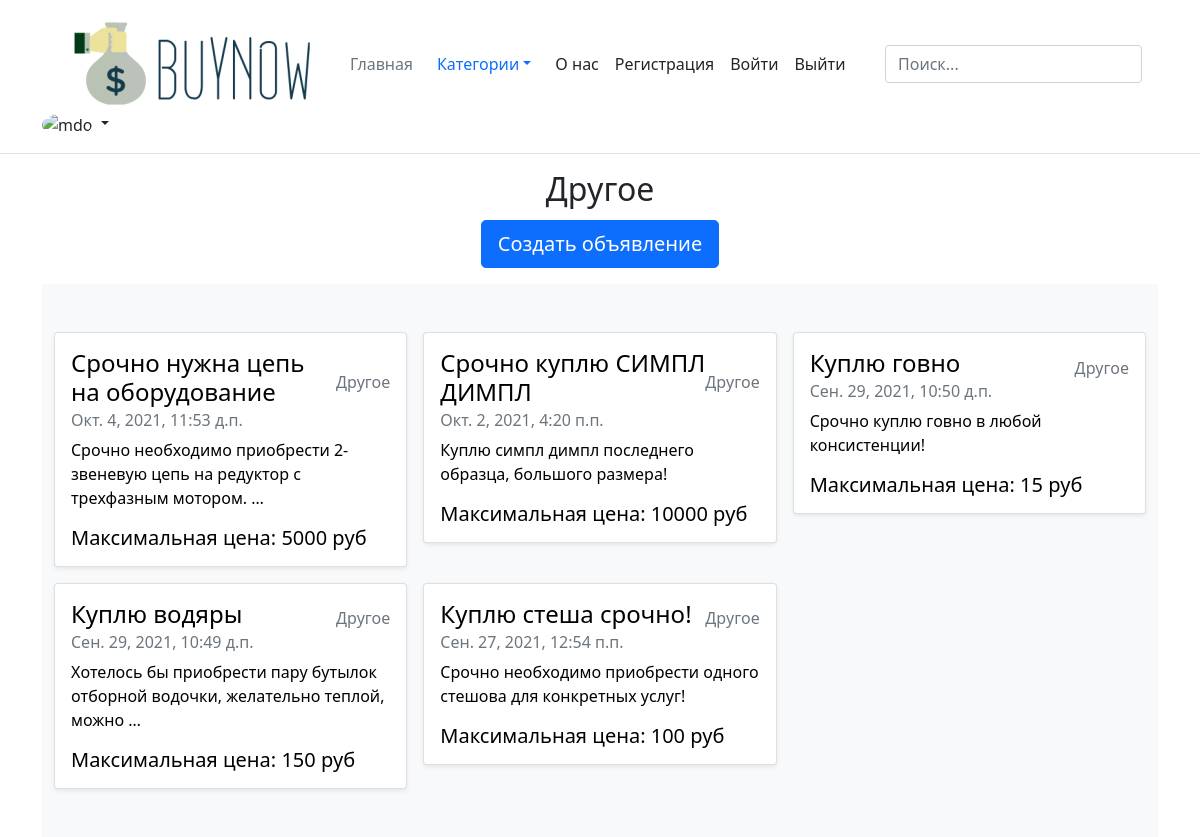
Screenshot of /Другое/ with the database file from the repository.
### category_other/models.py (models this page shows)
class Other_Ad(Ad):
    category = 'Другое'
    class Meta:
        verbose_name = 'Другое'
        verbose_name_plural = 'Другое'

### ad/general_services.py (called while the page is built)
def _get_all_ads_in_dict_from_database(Model_object):
    items = Model_object.objects.order_by('-date')
    return {'ads': items}

def show_main_page_of_category(request, Model_object, template):
    context = _get_all_ads_in_dict_from_database(Model_object)
    return render(request, template, context)

### category_other/views.py (called while the page is built)
def other(request):
    return show_main_page_of_category(request, Other_Ad, 'category_other/other.html')

### category_other/templates/category_other/other.html (shortened to what this page needs)
{% extends 'ad/base.html' %}
{% block content %}
<div class="mb-1 d-sm-flex justify-content-sm-center">
  <h2>Другое</h2>
</div>
<div class="mb-3 d-sm-flex justify-content-sm-center">
  <a class="btn btn-primary btn-lg px-3 gap-3" href="{% url 'create_other' %}" >Создать объявление</a>
</div>
<div class="album py-5 bg-light">
    <div class="container">
      <div class="row row-cols-1 row-cols-sm-2 row-cols-md-3 g-3">
        {% for ad in ads %}
          <div class="col">
            <div class="card shadow-sm">
              <a class="custom-a" href="{% url 'show_other_ad' ad.id %}">
                <div class="card-body">
                  <div class="d-flex justify-content-between align-items-center">
                    <h4 class="card-title">{{ ad.title }}</h4>
                    <p class="card-text text-muted">{{ ad.category }}</p>
                  </div>
                      <h6 class="card-subtitle mb-2 text-muted">{{ ad.date }}</h6>
                    <p class="card-text" >{{ ad.text|truncatewords:10 }}</p>
                    <div class="d-flex justify-content-between align-items-center">
                        <h5 class="card-text">Максимальная цена: {{ ad.max_price }} руб</h5>
                    </div>
                </div>
              </a>
            </div>
          </div>
        {% endfor %}
      </div>
    </div>
  </div>
{% endblock %}

### static/css/custom.css (style rules this page uses)
.custom-a { color: black; text-decoration: none; }

### rows the page displays
Other_Ad: title "Срочно нужна цепь на оборудование", category "Другое", date "Окт. 4, 2021, 11:53 д.п.", text "Срочно необходимо приобрести 2-звеневую цепь на редуктор с трехфазным мотором. …", max_price "5000"
Other_Ad: title "Срочно куплю СИМПЛ ДИМПЛ", category "Другое", date "Окт. 2, 2021, 4:20 п.п.", text "Куплю симпл димпл последнего образца, большого размера!", max_price "10000"
Other_Ad: title "Куплю говно", category "Другое", date "Сен. 29, 2021, 10:50 д.п.", text "Срочно куплю говно в любой консистенции!", max_price "15"
Other_Ad: title "Куплю водяры", category "Другое", date "Сен. 29, 2021, 10:49 д.п.", text "Хотелось бы приобрести пару бутылок отборной водочки, желательно теплой, можно …", max_price "150"
Other_Ad: title "Куплю стеша срочно!", category "Другое", date "Сен. 27, 2021, 12:54 п.п.", text "Срочно необходимо приобрести одного стешова для конкретных услуг!", max_price "100"
